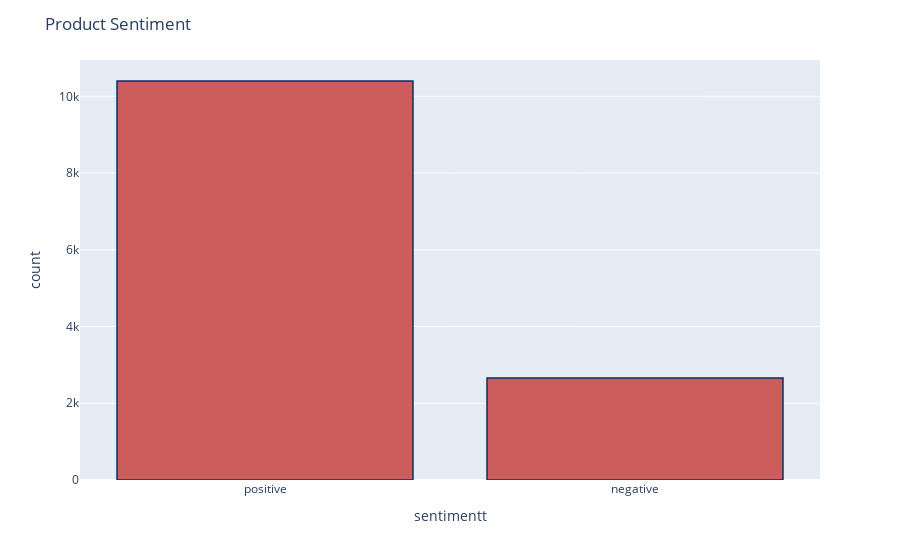

Notebook code for this chart:
### Code cell
df['sentimentt'] = df['sentiment'].replace({-1 : 'negative'})
df['sentimentt'] = df['sentimentt'].replace({1 : 'positive'})
fig = px.histogram(df, x="sentimentt")
fig.update_traces(marker_color="indianred",marker_line_color='rgb(8,48,107)',
                  marker_line_width=1.5)
fig.update_layout(title_text='Product Sentiment')
fig.show()

### Figure 1 — Plotly figure (JSON) as saved in the notebook; plotly's stock layout.template omitted (floating-point values rounded to 4 significant figures; data arrays with more than 128 entries replaced by an {"elided": "..."} marker saying what was removed)
{"data": [{"alignmentgroup": "True", "bingroup": "x", "hovertemplate": "sentimentt=%{x}<br>count=%{y}<extra></extra>", "legendgroup": "", "marker": {"color": "indianred", "line": {"color": "rgb(8,48,107)", "width": 1.5}, "pattern": {"shape": ""}}, "name": "", "offsetgroup": "", "orientation": "v", "showlegend": false, "type": "histogram", "x": {"elided": "13059 str values"}, "xaxis": "x", "yaxis": "y"}], "layout": {"barmode": "relative", "legend": {"tracegroupgap": 0}, "margin": {"t": 60}, "title": {"text": "Product Sentiment"}, "xaxis": {"anchor": "y", "domain": [0, 1], "title": {"text": "sentimentt"}}, "yaxis": {"anchor": "x", "domain": [0, 1], "title": {"text": "count"}}}}
